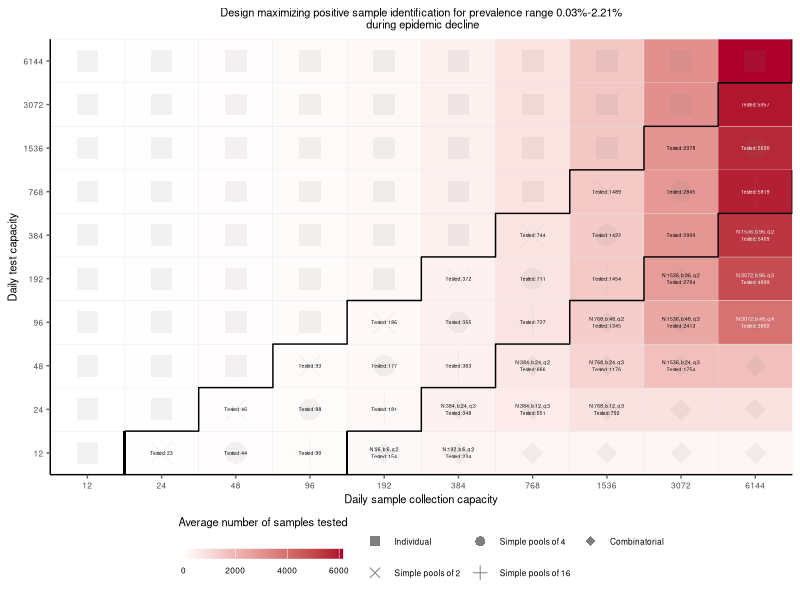
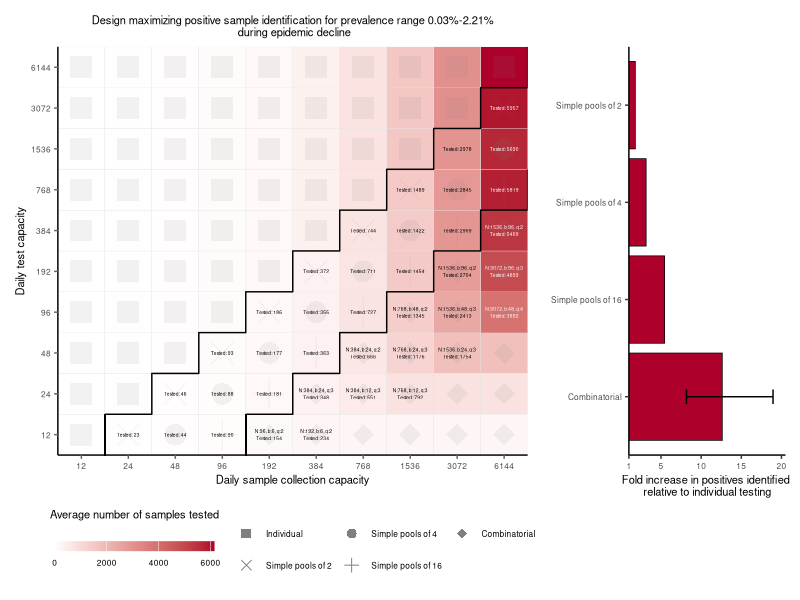
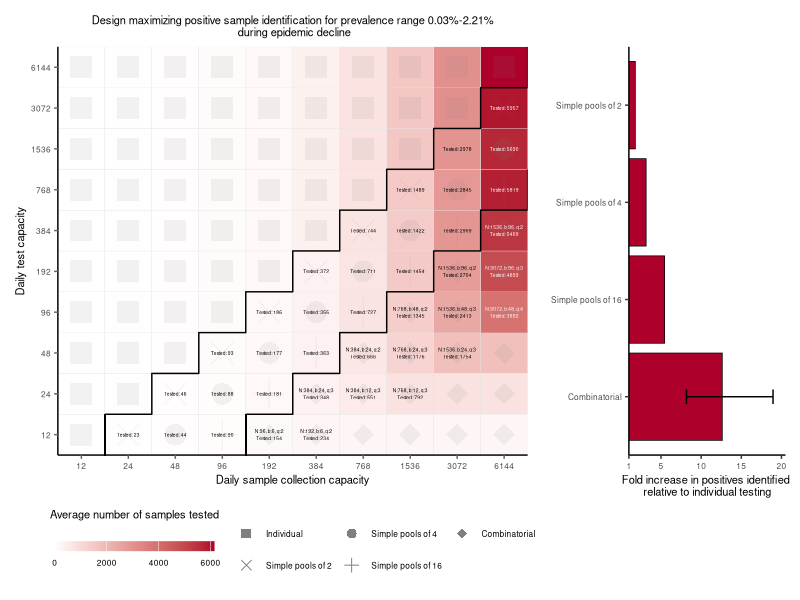
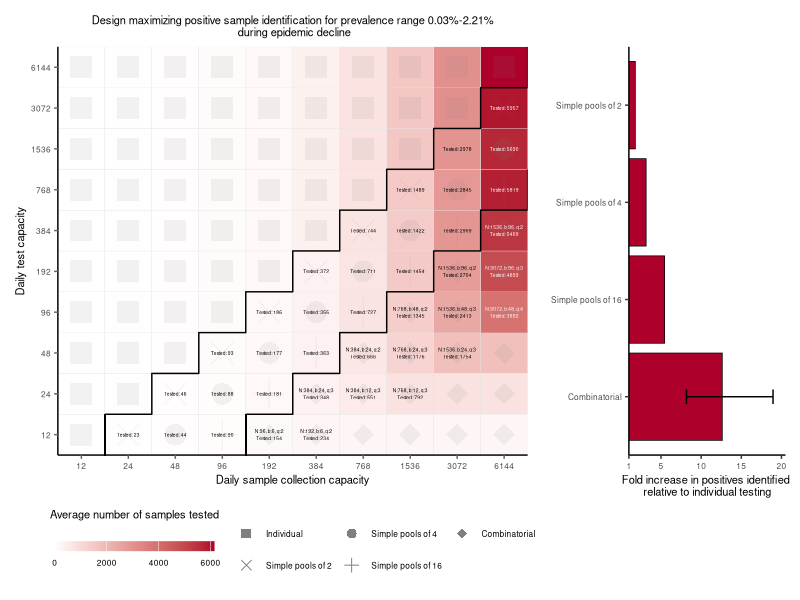

Recreate these plots in R, in order.
library(ggplot2)
library(tidyverse)
library(patchwork)
library(ggsci)

setwd("~/Documents/GitHub/covid19-group-tests/code/plots/fig4/")

dat <- read_csv(file = "summary.resource_t0-190_t1-250.tmp.csv")
dat$`Average samples tested per day` <- floor(dat$`Design samples`*dat$`Design runs per day`)
dat <- dat %>% 
  mutate(version = ifelse(`Design sample split`== 1, 
                          ifelse(`Design pools` == 1, "Simple", "Individual"),
                          "Combinatorial"))
dat1 <- dat


dat$`Test budget` <- as.factor(dat$`Test budget`)
dat$`Sample budget` <- as.factor(dat$`Sample budget`)
dat$label <- paste0("N:",dat$`Design samples`,", ",
                    "b:",dat$`Design pools`,", ",
                    "q:",dat$`Design sample split`,"\n",
                    #"Runs: ", round(dat$`Design runs per day`, 1))
                    "Tested: ", floor(dat$`Design runs per day` * dat$`Design samples`))

dat <- dat %>% mutate(label1 = ifelse(version =="Combinatorial", label, 
                         ifelse(version == "Simple", paste0("Tested: ", 
                                                            floor(dat$`Design runs per day` * dat$`Design samples`)),NA)))

#dat <- dat %>% mutate(`Design effectiveness` = ifelse(version == "Combinatorial", `Design effectiveness`, NA))

indiv_test_boundary <- dat %>% 
  filter((version == "Individual" & `Test budget` == `Design samples`)) %>%
  mutate(i=n())

simple_pool_boundary <- dat %>% 
  filter(version == "Simple") %>%
  filter(`Design samples` == max(`Design samples`))

dat <- dat %>% mutate(version = ifelse(version == "Simple", paste0("Simple pools of ", `Design samples`), version))
dat <- dat %>% group_by(`Test budget`) %>% mutate(label1=ifelse(label1==lag(label1, 1) & version == "Combinatorial", NA,label1))
dat$version <- factor(dat$version, levels=c("Individual","Simple pools of 2", "Simple pools of 4",
                                            "Simple pools of 8","Simple pools of 16",
                                            "Combinatorial"))

p1 <- ggplot(dat) + 
  geom_tile(aes(y=`Test budget`, x=`Sample budget`,
                fill=`Average samples tested per day`),col="grey90") +
  geom_point(aes(y=`Test budget`, x=`Sample budget`,
                 shape=`version`),size=7,col="grey50",alpha=0.1) +
  geom_text(aes(y=`Test budget`, x=`Sample budget`,
                label=label1,col=`Average samples tested per day` > 3500),size=1.25) +
  #geom_tile(data=dat %>% filter(version == "Simple" & `Design samples` == 8),
  #          aes(y=`Test budget`, x=`Sample budget`), fill="#925E9FFF") +
  #geom_tile(data=dat %>% filter(version == "Simple" & `Design samples` == 4),
  #          aes(y=`Test budget`, x=`Sample budget`), fill="#925E9F99") +
  #geom_text(x=4,y=7,label="Individual testing optimal \n (1 test per sample)",fontface="plain",
  #          size=4, family="sans") +
  geom_step(data=indiv_test_boundary,
             mapping=aes(x=`Sample budget`,y=`Test budget`,group=1),
             position = position_nudge(y = 0.5,x=0.5),size=0.5, col="black") +
     geom_segment(x=1.5,xend=1.5,y=0,yend=1.5, size=0.5, col="black") +
     geom_step(data=simple_pool_boundary,
               mapping=aes(x=`Sample budget`,y=`Test budget`,group=1),
               position = position_nudge(y = 0.5,x=0.5),size=0.5, col="black") +
     geom_segment(x=4.5,xend=4.5,y=0,yend=1.5, size=0.5, col="black") +
  scale_x_discrete(expand=c(0,0))+
  scale_y_discrete(expand=c(0,0)) +
  scale_color_manual(values=c("black","white"),guide="none") +
  scale_fill_continuous(low="white", high="#AD002AFF",
                       limits=c(0,6144),
                         guide=guide_colorbar(direction="horizontal",
                                              title.position = "top",
                                              title.hjust = 0.5,
                                              title.vjust=5,
                                              ticks=FALSE,
                                              title="Average number of samples tested",
                                              barheight=0.5,barwidth=8,frame.color="grey40",
                                              order=1),
                        na.value="white") +
                        #limits=c(dat %>% filter(version == "Combinatorial") %>% 
                        #           summarize(x=min(`Design effectiveness`)) %>% 
                        #           pull(x),
                        #         max(dat$`Design effectiveness`,na.rm=TRUE))) +
  scale_shape_manual(values=c(15,4,16,3,18),
                     guide=guide_legend(title=NULL,#"Testing strategy",
                                        title.position="bottom",
                                        title.hjust=0.5,
                                        nrow=2,
                                        order=0,
                                        #nrow=2,
                                        #byrow=TRUE,
                                        override.aes = list(size=3,alpha=1))) +
  guides() +
  ggtitle("Design maximizing positive sample identification for prevalence range 0.03%-2.21%\n during epidemic decline") +
  ylab("Daily test capacity") +
  xlab("Daily sample collection capacity") +
  theme_classic() +
  theme(panel.grid=element_blank(),
        legend.position="bottom",
        plot.title=element_text(hjust=0.5,size=8),
        axis.ticks = element_line(color="grey40"),
        axis.text=element_text(size=6),
        axis.title=element_text(size=8),
        legend.title = element_text(size=8),
        legend.text = element_text(size=6),
        legend.spacing.x = unit(0.1, 'pt'))
p1



summary_dat <- dat1 %>% 
  filter(version != "Individual") %>%
  mutate(version2 = ifelse(version == "Simple", paste0("Simple pools of ", `Design samples`),
                           "Combinatorial")) %>%
  #mutate(version3 = ifelse(version2 == "Combinatorial", 
  #                         ifelse(`Design sample split` == 2, "Combinatorial q=2", "Combinatorial q=3 or 4"),version2)) %>%
  group_by(version2) %>%
  summarize(mean_effectiveness=mean(`Design effectiveness`),
            min_effectiveness=min(`Design effectiveness`),
            max_effectiveness=max(`Design effectiveness`)) %>%
  mutate(min_effectiveness = ifelse(version2 == "Combinatorial", min_effectiveness, NA),
         max_effectiveness = ifelse(version2 == "Combinatorial", max_effectiveness, NA))
summary_dat$version2 <- factor(summary_dat$version2, 
                    #              levels=rev(c("Simple pools of 4","Simple pools of 8","Combinatorial q=2",
                    #                          "Combinatorial q=3 or 4")))
                    levels = rev(c("Simple pools of 2","Simple pools of 4","Simple pools of 8",
                                   "Simple pools of 16","Combinatorial")))

summary_dat$`Stage of outbreak` <- "Prevalence 0.03%-2.21%"

summary_dat_all <- bind_rows(summary_dat)

summary_dat_all$`Stage of outbreak` <- factor(summary_dat_all$`Stage of outbreak`,
                                                 levels=rev(c("Prevalence 1.03%-9.90%","Prevalence 0.03%-2.21%")))


p3 <- ggplot(summary_dat_all, aes(y=version2)) + 
  geom_bar(aes(x=mean_effectiveness),fill="#AD002AFF",stat="identity",col="black",size=0.25,
           position=position_dodge()) +
  geom_errorbar(aes(xmin=min_effectiveness,xmax=max_effectiveness,group=`Stage of outbreak`),
                width=0.15,position=position_dodge(.9)) +
  coord_cartesian(xlim=c(1,20.5)) +
  scale_x_continuous(breaks=c(1,seq(5,20.5,by=5)),expand=c(0,0)) +
  #scale_fill_lancet(guide = guide_legend(reverse = TRUE))+
  ylab("") +
  #xlab("Effectiveness relative to individual testing") +
  xlab("Fold increase in positives identified \nrelative to individual testing") +
  theme_classic() +
  theme(axis.text=element_text(size=6),
        axis.title=element_text(size=8),
        plot.title=element_text(hjust=0.5,size=8),
        legend.title=element_text(size=8),
        legend.text=element_text(size=6),
        legend.position = c(0.6,0.8),
        plot.margin = margin(0,5,0,-5))
p_main <- (p1 | p3) +  plot_layout(widths=c(3,1))
p_main
ggsave("fig4_decline.png",p_main, height=5,width=8,units="in")
ggsave("fig4_decline.pdf",p_main, height=5,width=8,units="in")
